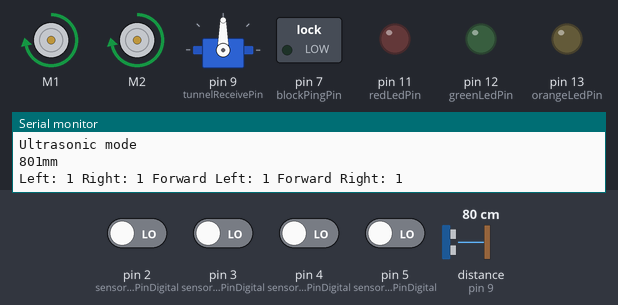
A sketch run on a simulated Arduino Uno, built with avr-gcc and run on an emulated ATmega328P. Shown: 2 × DC motor (green arrow = forward, orange = backward, longer = faster), servo, switched loads named in the sketch (green lamp = pin HIGH), output pins drawn as LEDs (lit = HIGH), the last lines printed to the serial monitor. Wiring (inferred from the names in the program): ultrasonic range finder: trigger pin 10; echo pin 9. The inputs (shaded band) are chosen by the test bench; at power-on: pin 2 (sensorLeftPinDigital), pin 3 (sensorRightPinDigital), pin 4 (sensorForwardLeftPinDigital), pin 5 (sensorForwardRightPinDigital) LOW, distance to the obstacle (sensor on pin 9) 80 cm. The echo pulse lasts 58.3 µs per cm; pins used as bus, display or sensor lines are not drawn.

Above: at 1.2 s.
1.3 s: distance to the obstacle (sensor on pin 9) set to 2 cm
At 1.58 s:
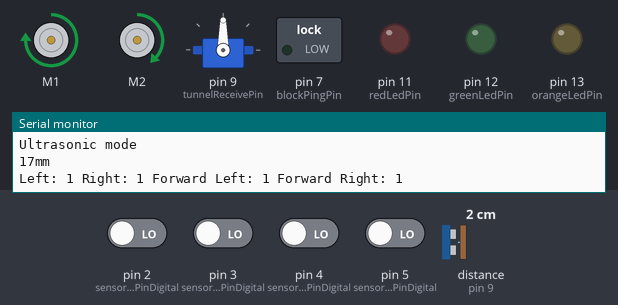
4.3 s: pin 2 (sensorLeftPinDigital) driven HIGH
5.9 s: pin 5 (sensorForwardRightPinDigital) driven HIGH
At 6.6 s:
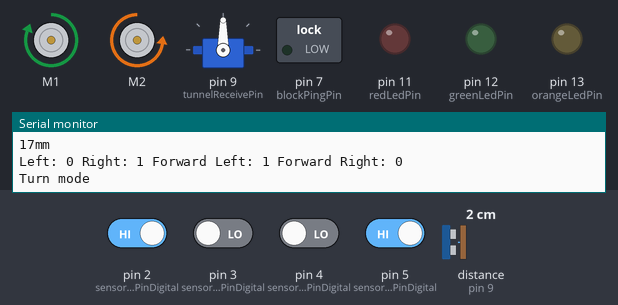
7.6 s: pin 2 (sensorLeftPinDigital) driven LOW
At 8.7 s:
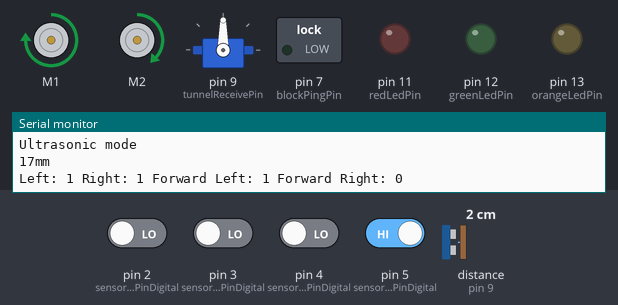
10.6 s: pin 3 (sensorRightPinDigital) driven HIGH
At 11.8 s:
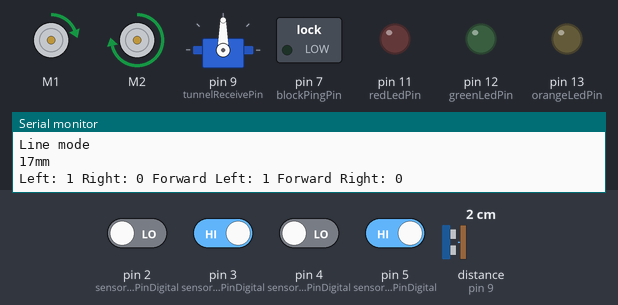
12.1 s: pin 3 (sensorRightPinDigital) driven LOW
At 12.7 s:
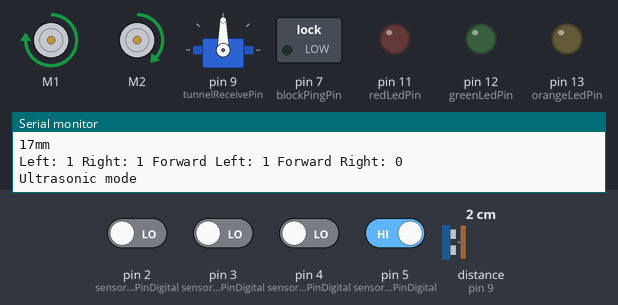
Timing chart, 0 to 14.6 s (numbered marks = the images above; inputs shaded):
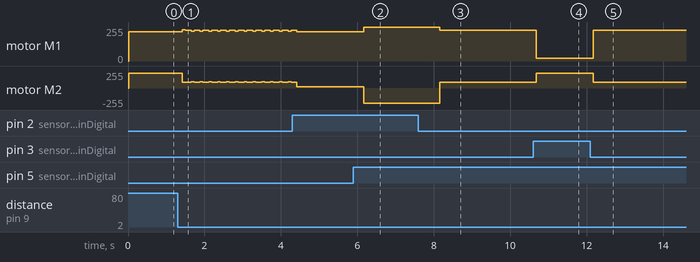

The sketch:

Junctions___loop.ino
```cpp
// LD & WADDELL Created: 04/11/22 Modified: 17/11/22
// Modified by WG on 18/11/22 to update pin numbers for prototyping board
// testing the line sensors, with four line sensors and a Schmitt Trigger
// Testing the servo

#include <Wire.h>
#include <Adafruit_MotorShield.h>
#include "utility/Adafruit_MS_PWMServoDriver.h"
#include <Servo.h>
Adafruit_MotorShield AFMS = Adafruit_MotorShield();
Adafruit_DCMotor *motorLeft = AFMS.getMotor(1);
Adafruit_DCMotor *motorRight = AFMS.getMotor(2);

// Define all pin numbers (updated for prototype board)
const int sensorLeftPinDigital = 2;
const int sensorRightPinDigital =  3;
const int sensorForwardLeftPinDigital = 4;
const int sensorForwardRightPinDigital = 5;
const int sensorLeftPinAnalog = A0;
const int sensorRightPinAnalog =  A1;
const int sensorForwardLeftPinAnalog = A2;
const int sensorForwardRightPinAnalog = A3;
const int blockReceivePin = 6;
const int blockPingPin = 7;
const int grabberServoPin = 8;
const int tunnelReceivePin = 9;
const int tunnelPingPin = 10;
const int redLedPin = 11;
const int greenLedPin = 12;
const int orangeLedPin = 13;

// Define tunnel driving variables
const int kp = 3;
const int ki = 3;
const int target = 41;
int I, P, prev_I, error;
unsigned long current_time = 0;
unsigned long prev_time = 0;

// Define constants
const int grabber_closed_position = 80;
const int grabber_open_position = 140;

// Initiate variables
int sensorLeft;
int sensorRight;                     // variable for reading the sensor state
int sensorForwardLeft;
int sensorForwardRight;

Servo grabber;  // create servo object to control a servo

long distance_in_millimeters(long microseconds){
   // The speed of sound is 340 m/s or 29 microseconds per centimeter.
   // The ping travels out and back, so to find the distance of the object we
   // take half of the distance travelled.
   return microseconds / 2.9 / 2;
}


void setup() {
  // put your setup code here, to run once:
  Serial.begin(9600);
  pinMode(sensorLeftPinDigital, INPUT);
  pinMode(sensorRightPinDigital, INPUT);
  pinMode(sensorForwardLeftPinDigital, INPUT);
  pinMode(sensorForwardRightPinDigital, INPUT);
  pinMode(sensorLeftPinAnalog, INPUT);
  pinMode(sensorRightPinAnalog, INPUT);
  pinMode(sensorForwardLeftPinAnalog, INPUT);
  pinMode(sensorForwardRightPinAnalog, INPUT);
  pinMode(blockPingPin, OUTPUT);
  pinMode(blockReceivePin, INPUT);
  pinMode(tunnelPingPin, OUTPUT);
  pinMode(tunnelReceivePin, INPUT);
  pinMode(orangeLedPin, OUTPUT);
  digitalWrite(orangeLedPin, LOW);
  pinMode(greenLedPin, OUTPUT);
  digitalWrite(greenLedPin, LOW);
  pinMode(redLedPin, OUTPUT);
  digitalWrite(redLedPin, LOW);
  AFMS.begin();
  motorLeft->setSpeed(200);
  motorRight->setSpeed(200);
  grabber.attach(9);  // attaches the servo on pin 9 to the servo object
}

void loop() {
  // 0 = white, 1 = black
  long pingTime, mm;
  const int med_speed = 160;
  // establish variables for duration of the ping, and the distance result
  // in inches and centimeters:
  // The PING))) is triggered by a HIGH pulse of 2 or more microseconds.
   // Give a short LOW pulse beforehand to ensure a clean HIGH pulse:
   digitalWrite(tunnelPingPin, LOW);
   delayMicroseconds(2);
   digitalWrite(tunnelPingPin, HIGH);
   delayMicroseconds(5);
   digitalWrite(tunnelPingPin, LOW);

   pingTime = pulseIn(tunnelReceivePin, HIGH);

   mm = distance_in_millimeters(pingTime);
   Serial.print(mm);
   Serial.print("mm");
   Serial.println();

   // The same pin is used to read the signal from the PING))): a HIGH pulse
   // whose duration is the time (in microseconds) from the sending of the ping
   // to the reception of its echo off of an object.

  sensorLeft = 1 - digitalRead(sensorLeftPinDigital);
  sensorRight = 1 - digitalRead(sensorRightPinDigital);
  sensorForwardLeft = 1 - digitalRead(sensorForwardLeftPinDigital);
  sensorForwardRight = 1 - digitalRead(sensorForwardRightPinDigital);
  String outputText = "Left: " + String(sensorLeft) + " Right: " + String(sensorRight) + " Forward Left: " + String(sensorForwardLeft) + " Forward Right: " + String(sensorForwardRight);
  Serial.println(outputText);
  if (sensorLeft == 0 && sensorRight == 0) {
    if (sensorLeft == 0 && sensorRight == 0 && sensorForwardRight== 0) {
    Serial.println("Turn mode");
    delay(200);
    motorLeft->setSpeed(255);
    motorRight->setSpeed(225);
    motorLeft->run(FORWARD);
    motorRight->run(BACKWARD);
    delay(875);
    }else if (sensorLeft == 0 && sensorRight == 0 && sensorForwardRight== 1) {
    Serial.println("Line mode");
    motorLeft->setSpeed(220);
    motorRight->setSpeed(220);
    motorLeft->run(FORWARD);
    motorRight->run(FORWARD);
  }
  } else if (sensorLeft == 0 && sensorRight == 1){
    if ((sensorLeft == 0 || sensorRight == 1) && sensorForwardRight== 0) {
    Serial.println("Turn mode");
    delay(200);
    motorLeft->setSpeed(255);
    motorRight->setSpeed(225);
    motorLeft->run(FORWARD);
    motorRight->run(BACKWARD);
    delay(875);
    } else {
      Serial.println("Line mode");
    motorLeft->setSpeed(220);
    motorRight->setSpeed(20);
    motorLeft->run(FORWARD);
    motorRight->run(FORWARD);
    }
  } else if (sensorRight == 0 && sensorLeft == 1){
    if ((sensorLeft == 0 || sensorRight == 1) && sensorForwardRight== 0) {
    Serial.println("Turn mode");
    delay(200);
    motorLeft->setSpeed(255);
    motorRight->setSpeed(225);
    motorLeft->run(FORWARD);
    motorRight->run(BACKWARD);
    delay(875);
    } else {
      Serial.println("Line mode");
    motorLeft->setSpeed(20);
    motorRight->setSpeed(220);
    motorLeft->run(FORWARD);
    motorRight->run(FORWARD);
    }
  } else if ((sensorLeft && sensorRight) == 1) {
    Serial.println("Ultrasonic mode");
    motorLeft->run(FORWARD);
    motorRight->run(FORWARD);

  if (mm < 180){
   //controlling motor
 P = target - mm;
    I = prev_I + P*(current_time-prev_time);
    error = kp*P + ki*I;
    prev_time = current_time;
    prev_I = I;

    double speedLeft = med_speed + error;
    double speedRight = med_speed - error;

    if(speedLeft > 255){
      speedLeft = 255;
    }
    if(speedLeft < 0){
      speedLeft = 0;
    }
     if(speedRight > 255){
      speedRight = 255;
    }
    if(speedRight < 0){
      speedRight = 0;
    }

    motorLeft->setSpeed(speedLeft);
    motorRight->setSpeed(speedRight);
  }else {
    motorLeft->setSpeed(220);
    motorRight->setSpeed(220);
    motorLeft->run(FORWARD);
    motorRight->run(FORWARD);
  }
  }
  delay(10);
/*
  grabber.write(grabber_open_position);
  delay(2000);
  grabber.write(grabber_closed_position);
  delay(2000);
  */
}
```

Measured:
- after the input at 1.3 s, motor M1: forward 220/255 → forward 235/255 after 0.12 s, then repeats every 0.23 s: forward 232/255 0.15 s, forward 223/255 0.08 s; motor M2: forward 220/255 → forward 85/255 after 0.12 s, then repeats every 0.23 s: forward 88/255 0.15 s, forward 97/255 0.08 s
- after the input at 5.9 s, motor M1: forward 220/255 → forward 255/255 after 0.27 s; motor M2: forward 20/255 → backward 225/255 after 0.27 s
- after the input at 7.6 s, motor M1: forward 255/255 → forward 232/255 after 0.55 s; motor M2: backward 225/255 → forward 88/255 after 0.55 s
- after the input at 10.6 s, motor M1: forward 232/255 → forward 20/255 after 0.09 s; motor M2: forward 88/255 → forward 220/255 after 0.09 s
- after the input at 12.1 s, motor M1: forward 20/255 → forward 232/255 after 0.08 s; motor M2: forward 220/255 → forward 88/255 after 0.08 s
